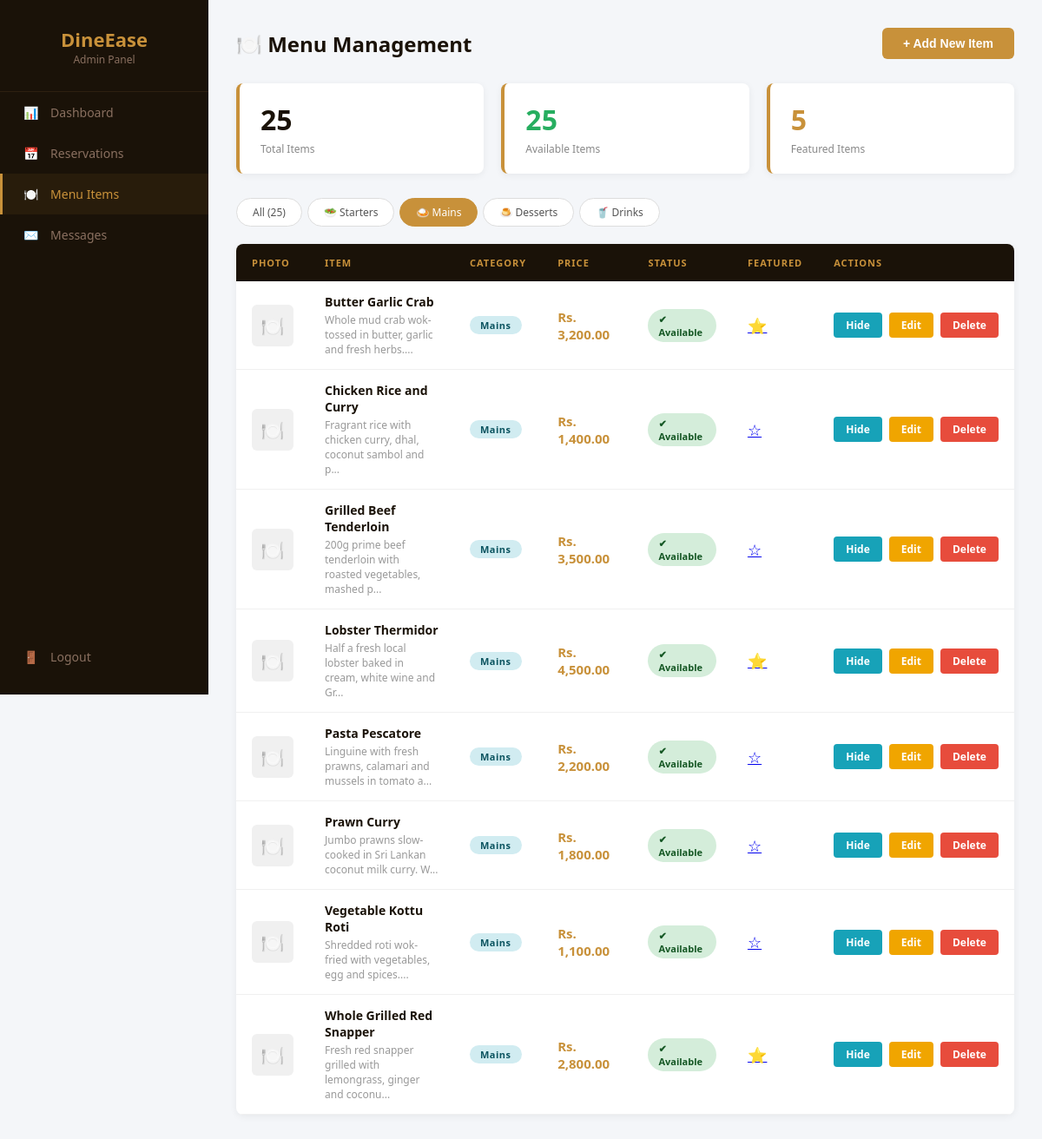
Screenshot of /admin/menu.php?cat=mains (signed in) with the database file from the repository.
### tables this page shows
CREATE TABLE IF NOT EXISTS menu_items (
    id           INT AUTO_INCREMENT PRIMARY KEY,
    name         VARCHAR(120)  NOT NULL,
    description  TEXT,
    price        DECIMAL(10,2) NOT NULL,
    category     ENUM('starters','mains','desserts','drinks') NOT NULL,
    image        VARCHAR(255)  DEFAULT '',
    image_url    VARCHAR(500)  DEFAULT '',
    is_featured  TINYINT(1)    DEFAULT 0,
    is_available TINYINT(1)    DEFAULT 1,
    created_at   TIMESTAMP     DEFAULT CURRENT_TIMESTAMP
);

### admin/menu.php (the view, shortened to what this page needs)
<?php
include '../config/db.php';
$filter   = $_GET['cat'] ?? 'all';
$where    = $filter !== 'all' ? "WHERE category='$filter'" : '';
$items    = $conn->query("SELECT * FROM menu_items $where ORDER BY category, name");
$total    = $conn->query("SELECT COUNT(*) as c FROM menu_items")->fetch_assoc()['c'];
$available= $conn->query("SELECT COUNT(*) as c FROM menu_items WHERE is_available=1")->fetch_assoc()['c'];
$featured = $conn->query("SELECT COUNT(*) as c FROM menu_items WHERE is_featured=1")->fetch_assoc()['c'];
?>
<!DOCTYPE html>
<html lang="en">
<head>
</head>
<body>
<div class="sidebar">
  <div class="sidebar-logo">DineEase <span>Admin Panel</span></div>
  <a href="dashboard.php"    class="nav-item"><span class="icon">📊</span> Dashboard</a>
  <a href="reservations.php" class="nav-item"><span class="icon">📅</span> Reservations</a>
  <a href="menu.php"         class="nav-item active"><span class="icon">🍽️</span> Menu Items</a>
  <a href="messages.php"     class="nav-item"><span class="icon">✉️</span> Messages</a>
  <a href="logout.php"       class="nav-item" style="position:absolute;bottom:20px;width:100%;">
    <span class="icon">🚪</span> Logout
  </a>
</div>
<div class="main">
  <div class="page-header">
    <h1>🍽️ Menu Management</h1>
    <button class="btn-open-form" onclick="toggleForm()">+ Add New Item</button>
  </div>
  <div class="stats-row">
    <div class="stat-card">
      <div class="num"><?= $total ?></div>
      <div class="label">Total Items</div>
    </div>
    <div class="stat-card">
      <div class="num" style="color:#27ae60"><?= $available ?></div>
      <div class="label">Available Items</div>
    </div>
    <div class="stat-card">
      <div class="num" style="color:#c8913a"><?= $featured ?></div>
      <div class="label">Featured Items</div>
    </div>
  </div>
  <div class="filter-tabs">
    <a href="?cat=all"      class="filter-tab <?= $filter==='all'      ? 'active':'' ?>">All (<?= $total ?>)</a>
    <a href="?cat=starters" class="filter-tab <?= $filter==='starters' ? 'active':'' ?>">🥗 Starters</a>
    <a href="?cat=mains"    class="filter-tab <?= $filter==='mains'    ? 'active':'' ?>">🍛 Mains</a>
    <a href="?cat=desserts" class="filter-tab <?= $filter==='desserts' ? 'active':'' ?>">🍮 Desserts</a>
    <a href="?cat=drinks"   class="filter-tab <?= $filter==='drinks'   ? 'active':'' ?>">🥤 Drinks</a>
  </div>
  <div class="table-wrap">
    <table>
      <thead>
        <tr>
          <th>Photo</th>
          <th>Item</th>
          <th>Category</th>
          <th>Price</th>
          <th>Status</th>
          <th>Featured</th>
          <th>Actions</th>
        </tr>
      </thead>
      <tbody>
        <?php if ($items->num_rows === 0): ?>
          <tr class="empty-row">
            <td colspan="7">🍽️ No menu items found. Add your first item above!</td>
          </tr>
        <?php else: ?>
          <?php while ($item = $items->fetch_assoc()): ?>
            <tr>
              <td>
                <?php if ($item['image']): ?>
                  <img src="../uploads/menu/<?= htmlspecialchars($item['image']) ?>"
                       class="img-thumb" alt=""/>
                <?php else: ?>
                  <div class="no-img">🍽️</div>
                <?php endif; ?>
              </td>
              <td>
                <div class="item-name"><?= htmlspecialchars($item['name']) ?></div>
                <div class="item-desc"><?= htmlspecialchars(substr($item['description'],0,60)) ?>...</div>
              </td>
              <td>
                <span class="category-badge cat-<?= $item['category'] ?>">
                  <?= ucfirst($item['category']) ?>
                </span>
              </td>
              <td><span class="price">Rs. <?= number_format($item['price'],2) ?></span></td>
              <td>
                <span class="status-badge <?= $item['is_available'] ? 'status-on':'status-off' ?>">
                  <?= $item['is_available'] ? '✔ Available' : '✖ Hidden' ?>
                </span>
              </td>
              <td>
                <a href="?feature=<?= $item['id'] ?>" class="star" title="Toggle featured">
                  <?= $item['is_featured'] ? '⭐' : '☆' ?>
                </a>
              </td>
              <td>
                <div class="actions">
                  <a href="?toggle=<?= $item['id'] ?>" class="btn-sm btn-toggle">
                    <?= $item['is_available'] ? 'Hide' : 'Show' ?>
                  </a>
                  <a href="edit_item.php?id=<?= $item['id'] ?>" class="btn-sm btn-edit">Edit</a>
                  <a href="?delete=<?= $item['id'] ?>"
                     onclick="return confirm('Delete <?= htmlspecialchars($item['name']) ?>?')"
                     class="btn-sm btn-del">Delete</a>
                </div>
              </td>
            </tr>
          <?php endwhile; ?>
        <?php endif; ?>
      </tbody>
    </table>
  </div>
</div>
</body>
</html>

### admin/menu.php (style rules this page uses)
* { margin:0; padding:0; box-sizing:border-box; }
body { font-family:'Segoe UI',sans-serif; background:#f4f6f9; color:#333; }
.sidebar { position:fixed; top:0; left:0; width:240px; height:100vh; background:#1a1208; padding:30px 0; }
.sidebar-logo { font-size:22px; font-weight:700; color:#c8913a; text-align:center; padding:0 20px 28px; border-bottom:1px solid #2e2010; }
.sidebar-logo span { font-size:12px; color:#8a7060; display:block; font-weight:400; }
.nav-item { display:block; padding:14px 24px; color:#8a7060; text-decoration:none; font-size:14px; transition:all 0.2s; border-left:3px solid transparent; }
.nav-item:hover, .nav-item.active { color:#c8913a; background:rgba(200,145,58,0.08); border-left-color:#c8913a; }
.nav-item .icon { margin-right:10px; }
.main { margin-left:240px; padding:32px; }
.page-header { display:flex; justify-content:space-between; align-items:center; margin-bottom:28px; }
.page-header h1 { font-size:24px; color:#1a1208; }
.btn-open-form { background:#c8913a; color:#fff; border:none; padding:10px 24px; font-size:14px; font-weight:600; cursor:pointer; border-radius:6px; transition:background 0.2s; }
.stats-row { display:grid; grid-template-columns:repeat(3,1fr); gap:20px; margin-bottom:28px; }
.stat-card { background:#fff; padding:20px 24px; border-radius:8px; border-left:4px solid #c8913a; box-shadow:0 2px 8px rgba(0,0,0,0.06); }
.stat-card .num { font-size:32px; font-weight:700; color:#1a1208; }
.stat-card .label { font-size:12px; color:#888; margin-top:4px; }
.filter-tabs { display:flex; gap:6px; margin-bottom:20px; flex-wrap:wrap; }
.filter-tab { padding:7px 18px; border-radius:20px; border:1px solid #ddd; background:#fff; font-size:12px; cursor:pointer; text-decoration:none; color:#555; transition:all 0.2s; }
.filter-tab:hover, .filter-tab.active { background:#c8913a; color:#fff; border-color:#c8913a; }
.table-wrap { background:#fff; border-radius:8px; box-shadow:0 2px 8px rgba(0,0,0,0.06); overflow:hidden; }
table { width:100%; border-collapse:collapse; }
thead tr { background:#1a1208; }
thead th { padding:14px 18px; text-align:left; font-size:11px; letter-spacing:1px; text-transform:uppercase; color:#c8913a; }
tbody tr { border-bottom:1px solid #f0f0f0; transition:background 0.15s; }
td { padding:14px 18px; font-size:14px; vertical-align:middle; }
.item-name { font-weight:600; color:#1a1208; }
.item-desc { font-size:12px; color:#999; margin-top:3px; max-width:250px; }
.category-badge { display:inline-block; padding:3px 12px; border-radius:20px; font-size:11px; font-weight:600; letter-spacing:0.5px; }
.cat-mains { background:#d1ecf1; color:#0c5460; }
.price { font-weight:700; color:#c8913a; font-size:15px; }
.status-badge { display:inline-block; padding:4px 12px; border-radius:20px; font-size:11px; font-weight:600; }
.status-on { background:#d4edda; color:#155724; }
.star { font-size:18px; cursor:pointer; }
.actions { display:flex; gap:8px; }
.btn-sm { padding:6px 14px; border:none; border-radius:4px; font-size:12px; font-weight:600; cursor:pointer; text-decoration:none; display:inline-block; transition:opacity 0.2s; }
.btn-toggle { background:#17a2b8; color:#fff; }
.btn-edit { background:#f0a500; color:#fff; }
.btn-del { background:#e74c3c; color:#fff; }
.no-img { width:48px; height:48px; border-radius:6px; background:#f0f0f0; display:flex; align-items:center; justify-content:center; font-size:22px; }

### rows the page displays
menu_items: name "Butter Garlic Crab", description "Whole mud crab wok-tossed in butter, garlic and fresh herbs.", category "Mains", price "3,200.00", is_available "✔ Available"
menu_items: name "Chicken Rice and Curry", description "Fragrant rice with chicken curry, dhal, coconut sambol and p", category "Mains", price "1,400.00", is_available "✔ Available"
menu_items: name "Grilled Beef Tenderloin", description "200g prime beef tenderloin with roasted vegetables, mashed p", category "Mains", price "3,500.00", is_available "✔ Available"
menu_items: name "Lobster Thermidor", description "Half a fresh local lobster baked in cream, white wine and Gr", category "Mains", price "4,500.00", is_available "✔ Available"
menu_items: name "Pasta Pescatore", description "Linguine with fresh prawns, calamari and mussels in tomato a", category "Mains", price "2,200.00", is_available "✔ Available"
menu_items: name "Prawn Curry", description "Jumbo prawns slow-cooked in Sri Lankan coconut milk curry. W", category "Mains", price "1,800.00", is_available "✔ Available"
menu_items: name "Vegetable Kottu Roti", description "Shredded roti wok-fried with vegetables, egg and spices.", category "Mains", price "1,100.00", is_available "✔ Available"
menu_items: name "Whole Grilled Red Snapper", description "Fresh red snapper grilled with lemongrass, ginger and coconu", category "Mains", price "2,800.00", is_available "✔ Available"

### other values shown
$total "25"
$available "25"
$featured "5"
